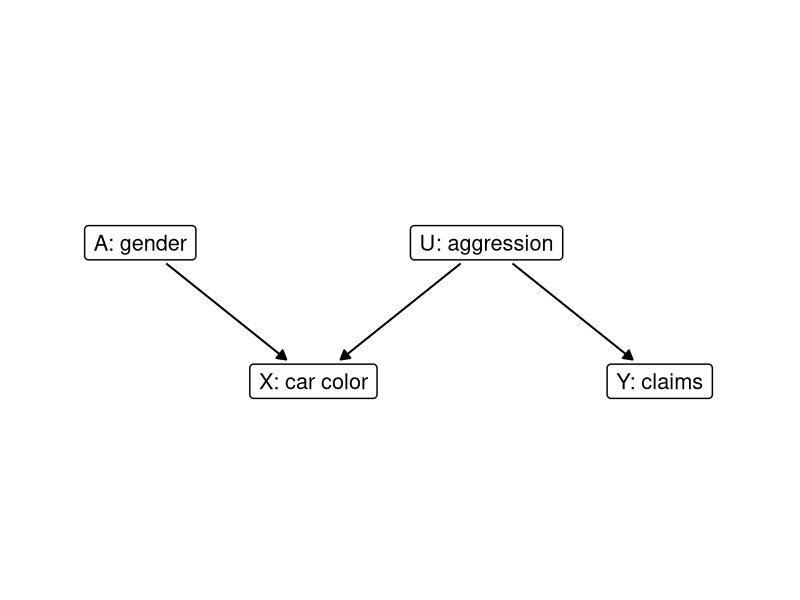
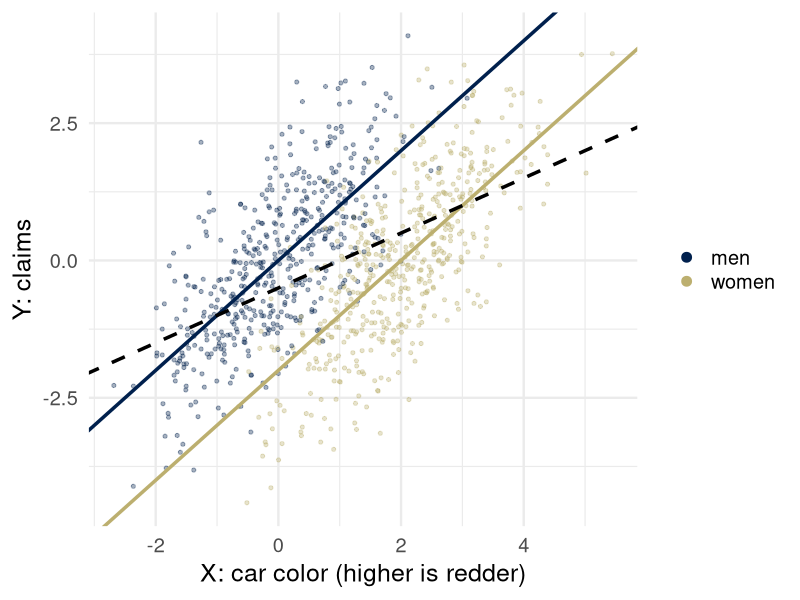
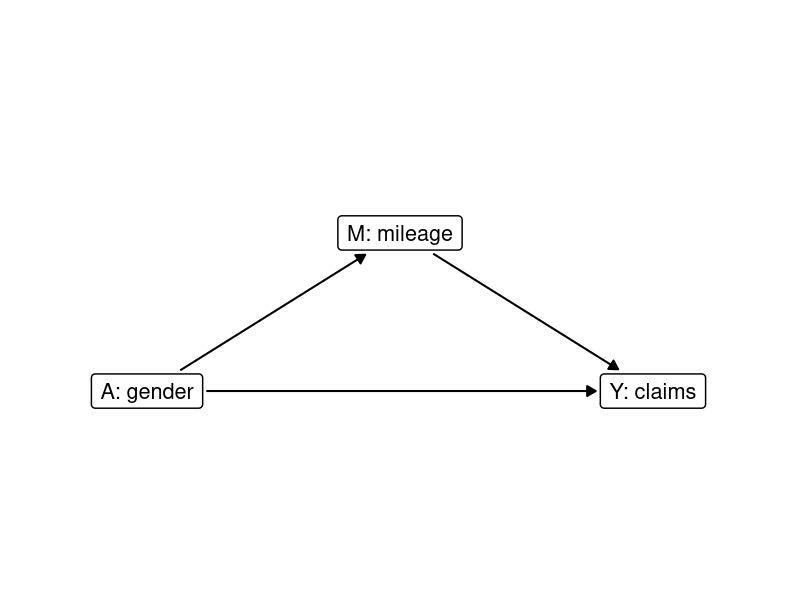
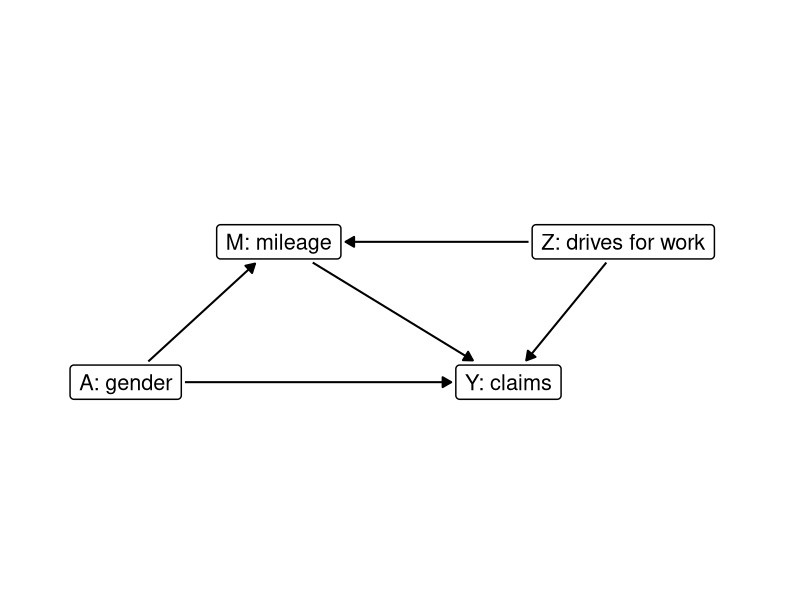
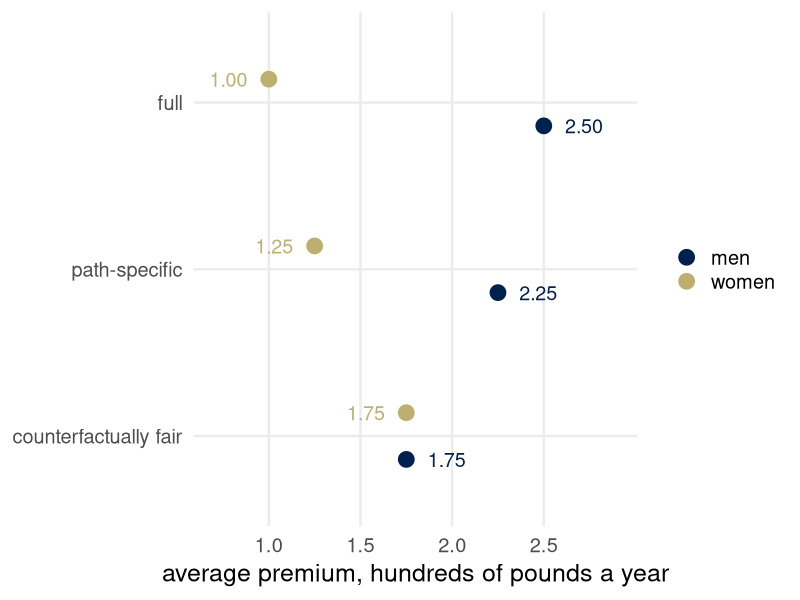
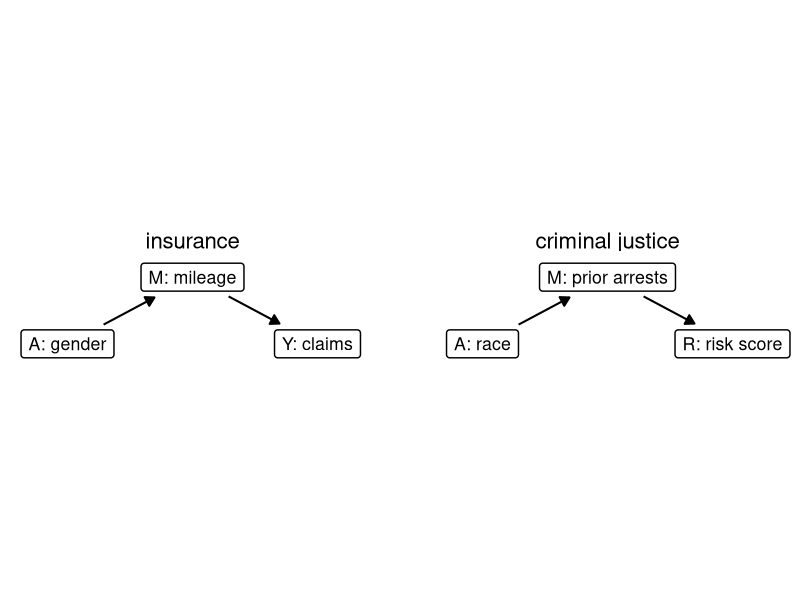
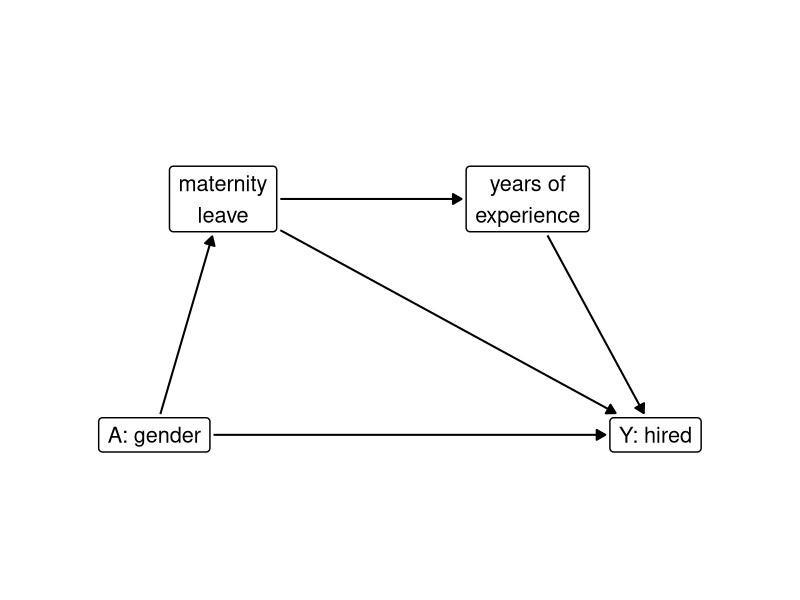

Here is the R script that generated these plots, in order:
## ---- chunk 1
library(ggplot2)
library(dplyr)
theme_set(theme_minimal(base_size = 18))
set.seed(313)
# cividis: navy, slate, gray, khaki, gold, yellow (viridisLite::cividis(9)[c(1, 3, 5, 6, 7, 9)])
navy <- "#00204D"; slate <- "#414D6B"; cgray <- "#7C7B78"; khaki <- "#9B9477"; gold <- "#BCAF6F"; yellow <- "#FFEA46"
two <- c(navy, gold)               # the two groups, wherever there are two

# Causal graphs. Nodes are letters in circles, or words in boxes (boxes = TRUE).
# A node's size is fixed on the page, in inches, while the figure's size decides how
# many inches a data unit is. draw_dag measures both on the graphics device open when it
# is called (in a rendered document, the chunk's figure) and stops every arrow `gap`
# inches short of the two nodes it joins. Arrows listed in `dashed` are dashed; arrows
# listed in `highlight` are gold. One panel per value of `panel`. (From weeks 3 to 5.)
draw_dag <- function(nodes, edges, dashed = character(0), highlight = character(0), boxes = FALSE,
                     text_size = 7, xlim = c(-0.5, 2.5), ylim = c(-0.4, 1.4), strip_size = 18,
                     gap = 0.05) {
  if (!"panel" %in% names(nodes)) { nodes$panel <- ""; edges$panel <- "" }
  pad <- unit(0.35, "lines"); border <- 0.5; dot <- 16; stroke <- 0.8; lw <- c(black = 0.7, gold = 1.5)
  p <- ggplot() +
    facet_wrap(~ panel, nrow = 1) +
    coord_fixed(xlim = xlim, ylim = ylim) +
    theme_void() +
    theme(strip.text = element_text(size = strip_size), panel.spacing = unit(1.5, "lines"))
  p <- if (boxes) {
    p + geom_label(data = nodes, aes(x, y, label = name), size = text_size, label.size = border,
                   label.padding = pad)
  } else {
    p + geom_point(data = nodes, aes(x, y), size = dot, shape = 21, fill = "white", stroke = stroke) +
      geom_text(data = nodes, aes(x, y, label = name), size = text_size, parse = TRUE)
  }
  inch <- function(u, f) f(u, "in", valueOnly = TRUE)
  g <- ggplotGrob(p)
  pp <- ggplot_build(p)$layout$panel_params[[1]]
  per_unit <- min((dev.size("in")[1] - sum(inch(g$widths, grid::convertWidth))) /
                    (length(unique(nodes$panel)) * diff(pp$x.range)),
                  (dev.size("in")[2] - sum(inch(g$heights, grid::convertHeight))) / diff(pp$y.range))
  if (boxes) {
    text <- lapply(as.character(nodes$name), grid::textGrob, gp = grid::gpar(fontsize = text_size * .pt))
    nodes$hw <- (sapply(text, \(t) inch(grid::grobWidth(t), grid::convertWidth)) / 2 +
                   inch(pad, grid::convertWidth) + border * .pt / 96 / 2) / per_unit
    nodes$hh <- (sapply(text, \(t) inch(grid::grobHeight(t), grid::convertHeight)) / 2 +
                   inch(pad, grid::convertHeight) + border * .pt / 96 / 2) / per_unit
  } else {
    nodes$hw <- nodes$hh <- (0.375 * (dot * .pt + stroke * .stroke / 2) / 72 +
                               stroke * .stroke / 2 / 96 / 2) / per_unit
  }
  e <- edges |>
    left_join(nodes, by = c("panel", "from" = "name")) |>
    rename(x0 = x, y0 = y, hw0 = hw, hh0 = hh) |>
    left_join(nodes, by = c("panel", "to" = "name")) |>
    mutate(dx = x - x0, dy = y - y0, len = sqrt(dx^2 + dy^2), ux = dx / len, uy = dy / len,
           col = ifelse(paste(from, to) %in% highlight, "#BCAF6F", "black"),
           style = ifelse(paste(from, to) %in% dashed, "dashed", "solid"),
           g0 = gap / per_unit,
           g1 = (gap + ifelse(col == "black", lw[["black"]], lw[["gold"]]) * .pt / 96 / 2) / per_unit,
           s0 = if (boxes) pmin((hw0 + g0) / pmax(abs(ux), 1e-9), (hh0 + g0) / pmax(abs(uy), 1e-9)) else hw0 + g0,
           s1 = if (boxes) pmin((hw + g1) / pmax(abs(ux), 1e-9), (hh + g1) / pmax(abs(uy), 1e-9)) else hw + g1,
           xs = x0 + s0 * ux, ys = y0 + s0 * uy, xe = x - s1 * ux, ye = y - s1 * uy)
  p + geom_segment(data = e, aes(x = xs, y = ys, xend = xe, yend = ye, linetype = style, color = col),
                   arrow = arrow(length = unit(0.25, "cm"), type = "closed"),
                   linewidth = ifelse(e$col == "black", lw[["black"]], lw[["gold"]]), show.legend = FALSE) +
    scale_linetype_identity() + scale_color_identity()
}

# The red car, linear version: A ~ Bernoulli(1/2) (1 = woman), U ~ N(0, 1) aggression,
# X = 2A + U car color on a continuous scale, Y = U + e claims. Population values:
# Var(X) = 2^2 * 1/4 + 1 = 2, Cov(X, Y) = Var(U) = 1, so the fit on X alone is X/2 - 1/2;
# E[Y | X, A] = X - 2A.
n_car <- 1000
car <- data.frame(A = rbinom(n_car, 1, 1/2), U = rnorm(n_car)) |>
  mutate(X = 2 * A + U, Y = U + rnorm(n_car),
         group = factor(A, levels = c(0, 1), labels = c("men", "women")))
stopifnot(abs((2^2 * 1/4 + 1) - 2) < 1e-12)

# The mileage world: M = mu0 + alpha A + U_M (thousands of miles a year),
# Y = gamma A + beta M + U_Y (claims, hundreds of pounds a year), A = 1 for a woman.
mu0 <- 10; alpha <- -4; beta <- 0.25; gamma <- -0.5; var_UM <- 4; pA <- 1/2
NDE <- gamma; NIE <- alpha * beta; TE <- NDE + NIE
prem <- data.frame(
  predictor = rep(c("full", "path-specific", "counterfactually fair"), each = 2),
  group = rep(c("men", "women"), 3),
  mean = c(beta * mu0, gamma + beta * (mu0 + alpha),     # full: gamma A + beta M
           beta * mu0, beta * (mu0 + alpha),              # path-specific: beta M
           beta * mu0, beta * mu0))                       # counterfactually fair: beta (M - alpha A)
# Each rule shifted by a constant so that all three collect the average claim (equal group
# sizes): a constant keeps both fairness properties and every gap between groups.
avg_claim <- pA * (gamma + beta * (mu0 + alpha)) + (1 - pA) * beta * mu0
prem <- prem |> group_by(predictor) |> mutate(level = mean - mean(mean) + avg_claim) |> ungroup()
# Refit on M alone: slope beta + gamma Cov(A, M) / Var(M); the gap is alpha times the slope.
var_M <- alpha^2 * pA * (1 - pA) + var_UM
slope_refit <- beta + gamma * alpha * pA * (1 - pA) / var_M
R2 <- alpha^2 * pA * (1 - pA) / var_M
stopifnot(abs(NDE + 0.5) < 1e-12, abs(NIE + 1) < 1e-12, abs(TE + 1.5) < 1e-12,
          abs(var_M - 8) < 1e-12, abs(slope_refit - 0.3125) < 1e-12,
          abs(alpha * slope_refit - (NIE + R2 * NDE)) < 1e-12, abs(alpha * slope_refit + 1.25) < 1e-12,
          isTRUE(all.equal(prem$mean, c(2.5, 1.0, 2.5, 1.5, 2.5, 2.5))),
          abs(avg_claim - 1.75) < 1e-12,
          isTRUE(all.equal(prem$level, c(2.5, 1.0, 2.25, 1.25, 1.75, 1.75))))
## ---- chunk 2
rc <- data.frame(name = c("A: gender", "X: car color", "U: aggression", "Y: claims"),
                 x = c(0, 1.25, 2.5, 3.75), y = c(1, 0, 1, 0))
draw_dag(rc, data.frame(from = c("A: gender", "U: aggression", "U: aggression"),
                        to = c("X: car color", "X: car color", "Y: claims")),
         boxes = TRUE, text_size = 5.5, xlim = c(-0.75, 4.5), ylim = c(-0.3, 1.3))
## ---- chunk 3
ggplot(car, aes(X, Y, color = group)) +
  geom_point(alpha = 0.35, size = 1.1) +
  geom_abline(intercept = 0, slope = 1, color = navy, linewidth = 1.2) +
  geom_abline(intercept = -2, slope = 1, color = gold, linewidth = 1.2) +
  geom_abline(intercept = -1/2, slope = 1/2, color = "black", linetype = "dashed", linewidth = 1.2) +
  scale_color_manual(values = two, name = NULL) +
  labs(x = "X: car color (higher is redder)", y = "Y: claims") +
  guides(color = guide_legend(override.aes = list(alpha = 1, size = 3))) +
  theme(legend.position = "right")
## ---- chunk 4
mw <- data.frame(name = c("A: gender", "M: mileage", "Y: claims"), x = c(0, 1.6, 3.2), y = c(0, 1, 0))
draw_dag(mw, data.frame(from = c("A: gender", "M: mileage", "A: gender"), to = c("M: mileage", "Y: claims", "Y: claims")),
         boxes = TRUE, text_size = 5.5, xlim = c(-0.7, 3.9), ylim = c(-0.3, 1.3))
## ---- chunk 5
wk <- data.frame(name = c("A: gender", "M: mileage", "Y: claims", "Z: drives for work"),
                 x = c(0, 1.2, 3.0, 3.9), y = c(0, 1.1, 0, 1.1))
draw_dag(wk, data.frame(from = c("A: gender", "M: mileage", "A: gender", "Z: drives for work", "Z: drives for work"),
                        to = c("M: mileage", "Y: claims", "Y: claims", "M: mileage", "Y: claims")),
         boxes = TRUE, text_size = 5.5, xlim = c(-0.7, 5.0), ylim = c(-0.3, 1.4))
## ---- chunk 6
lev <- c("counterfactually fair", "path-specific", "full")
prem |>
  mutate(row = match(predictor, lev), y = row + ifelse(group == "women", 0.14, -0.14)) |>
  ggplot(aes(level, y, color = group)) +
  geom_point(size = 5) +
  geom_text(aes(x = level + ifelse(group == "women", -0.22, 0.22), label = sprintf("%.2f", level)),
            size = 5, show.legend = FALSE) +
  scale_color_manual(values = two, name = NULL) +
  scale_x_continuous(limits = c(0.7, 2.9), breaks = c(1, 1.5, 2, 2.5)) +
  scale_y_continuous(breaks = 1:3, labels = lev, limits = c(0.6, 3.4)) +
  labs(x = "average premium, hundreds of pounds a year", y = NULL) +
  theme(legend.position = "right", panel.grid.minor = element_blank())
## ---- chunk 7
two_m <- data.frame(name = c("A: gender", "M: mileage", "Y: claims", "A: race", "M: prior arrests", "R: risk score"),
                    x = c(0, 1.5, 3, 0, 1.5, 3), y = c(0, 0.8, 0, 0, 0.8, 0),
                    panel = factor(rep(c("insurance", "criminal justice"), each = 3), levels = c("insurance", "criminal justice")))
draw_dag(two_m, data.frame(from = c("A: gender", "M: mileage", "A: race", "M: prior arrests"),
                           to = c("M: mileage", "Y: claims", "M: prior arrests", "R: risk score"),
                           panel = factor(rep(c("insurance", "criminal justice"), each = 2), levels = c("insurance", "criminal justice"))),
         boxes = TRUE, text_size = 4.5, xlim = c(-0.6, 3.6), ylim = c(-0.25, 1.05), strip_size = 16)
## ---- chunk 8
ml <- data.frame(name = c("A: gender", "maternity\nleave", "years of\nexperience", "Y: hired"),
                 x = c(0, 0.35, 1.9, 2.55), y = c(0, 1.2, 1.2, 0))
draw_dag(ml, data.frame(from = c("A: gender", "maternity\nleave", "maternity\nleave", "years of\nexperience", "A: gender"),
                        to = c("maternity\nleave", "years of\nexperience", "Y: hired", "Y: hired", "Y: hired")),
         boxes = TRUE, text_size = 5.5, xlim = c(-0.6, 3.1), ylim = c(-0.35, 1.6))
